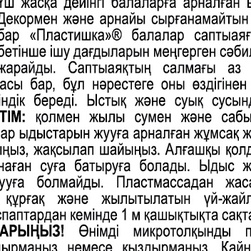
#> input picture Печать_этикеток/извлеченные_элементы/пиктограммы/Recycling/01_circle_0.jpg, 251 x 251 px, shrunk from 352 x 352 before the run
$ python -i process_labels_enhanced.py   (imports and definitions only)
#> lines starting #> are read from the running program, lines starting #| are printed output that depends on the picture; after the words box and inside, x2 and y2 are one past the last pixel; in counts of white or black regions, pixels touching at a corner belong together
"""
Улучшенный скрипт для обработки этикеток.
Определяет бренды, пиктограммы брендов и выделяет текстовые блоки.
"""

import os
import re
import pandas as pd
from pathlib import Path
from PIL import Image
import cv2
import numpy as np
from typing import List, Dict, Tuple, Optional
import pytesseract
from collections import defaultdict

# Настройка пути к Tesseract OCR
TESSERACT_FOUND = False
# [15 lines not run here, left out]

# Настройка путей
CATALOGS = [
    r"\\fileserver\public\_Дизайнеры\ЯЯЯПроцессы\Design_Work\Маркировочные",
    r"\\fileserver\public\_Маркировочные_этикетки"
]

SOURCE_DIR = r"\\fileserver\public\_Проекты\Честный_знак\02_Исходные_материалы\Печать_этикеток"

# Находим папки с брендами и пиктограммами
BRANDS_DIR = None
PICTOGRAMS_DIR = None

# [9 lines not run here, left out]

# Регулярное выражение для извлечения артикула
ARTICLE_PATTERN = re.compile(r'\d{4,}')

# Ограничение для теста
MAX_ARTICLES_TO_PROCESS = 3
MAX_FILES_PER_ARTICLE = 1

# Загрузка брендов и пиктограмм
def load_brands() -> Dict[str, Dict]:
    """Загружает список брендов из каталога"""
    brands = {}

    # Находим папку с брендами
    brands_path = None
    if BRANDS_DIR and os.path.exists(BRANDS_DIR):
        brands_path = BRANDS_DIR
    elif os.path.exists(SOURCE_DIR):
        for item in os.listdir(SOURCE_DIR):
            item_path = os.path.join(SOURCE_DIR, item)
            if os.path.isdir(item_path) and ('бренд' in item.lower() or 'brand' in item.lower()):
                brands_path = item_path
                break

    if not brands_path:
        return brands

    try:
        for file in os.listdir(brands_path):
            if file.lower().endswith(('.png', '.jpg', '.jpeg', '.svg')):
                brand_name = os.path.splitext(file)[0]
                brand_key = brand_name.lower().replace(' ', '_').replace('-', '_')
                brands[brand_key] = {
                    'name': brand_name,
                    'filename': file,
                    'keywords': [brand_name.lower(), brand_key]
                }
                # Добавляем варианты написания
                if ' ' in brand_name:
                    brands[brand_key]['keywords'].extend(brand_name.lower().split())
                if '-' in brand_name:
                    brands[brand_key]['keywords'].extend(brand_name.lower().split('-'))
    except Exception as e:
        print(f"Ошибка при загрузке брендов: {e}")

    return brands

def load_pictograms() -> Dict[str, Dict]:
    """Загружает список пиктограмм из каталога"""
    pictograms = {}

    # Находим папку с пиктограммами
    pictograms_path = None
    if PICTOGRAMS_DIR and os.path.exists(PICTOGRAMS_DIR):
        pictograms_path = PICTOGRAMS_DIR
    elif os.path.exists(SOURCE_DIR):
        for item in os.listdir(SOURCE_DIR):
            item_path = os.path.join(SOURCE_DIR, item)
            if os.path.isdir(item_path) and ('пиктограмм' in item.lower() or 'pictogram' in item.lower()):
                pictograms_path = item_path
                break

    if not pictograms_path:
        return pictograms

    try:
        for file in os.listdir(pictograms_path):
            if file.lower().endswith(('.png', '.jpg', '.jpeg', '.svg')):
                pictogram_name = os.path.splitext(file)[0]
                pictogram_key = pictogram_name.lower().replace(' ', '_').replace('-', '_')
                pictograms[pictogram_key] = {
                    'name': pictogram_name,
                    'filename': file
                }
    except Exception as e:
        print(f"Ошибка при загрузке пиктограмм: {e}")

    return pictograms

# Загружаем бренды и пиктограммы
BRANDS = load_brands()
PICTOGRAMS_DB = load_pictograms()

# [2 lines not run here, left out]

# [34 lines left out: functions extract_article_from_filename, scan_catalogs, not called in this run]

def preprocess_image_for_ocr(img: np.ndarray) -> np.ndarray:
    """Предобработка изображения для улучшения OCR."""
    if len(img.shape) == 3:
        gray = cv2.cvtColor(img, cv2.COLOR_BGR2GRAY)
    else:
        gray = img.copy()

    clahe = cv2.createCLAHE(clipLimit=2.0, tileGridSize=(8, 8))
    enhanced = clahe.apply(gray)
    denoised = cv2.fastNlMeansDenoising(enhanced, None, 10, 7, 21)
    _, binary = cv2.threshold(denoised, 0, 255, cv2.THRESH_BINARY + cv2.THRESH_OTSU)

    return binary

# [114 lines left out: functions extract_text_blocks, detect_brand, detect_brand_pictogram, not called in this run]

def detect_pictograms(image_path: str) -> List[str]:
    """Определяет пиктограммы на изображении."""
    detected = []

    try:
        if not os.path.exists(image_path):
            return detected

        try:
            pil_img = Image.open(image_path)
#> pil_img is the input picture: PIL image 251x251 RGB; mean R, G, B 198.8, 198.8, 198.9
            img_array = np.array(pil_img)
            if len(img_array.shape) == 3:
                img = cv2.cvtColor(img_array, cv2.COLOR_RGB2BGR)
            else:
                img = img_array
        except:
            img = cv2.imread(image_path)
            if img is None:
                return detected

        processed_img = preprocess_image_for_ocr(img)
#> in preprocess_image_for_ocr, `_, binary = cv2.threshold(denoised, 0, 255, cv2.THRESH_BINARY + cv2.TH..`:
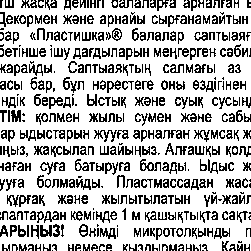
#> binary: shape (251, 251); 73.5% white; black in thin lines or dots

        text = ""
        if TESSERACT_FOUND:
            try:
                text = pytesseract.image_to_string(processed_img, lang='rus+eng', config='--psm 6')
            except:
                try:
                    text = pytesseract.image_to_string(processed_img, config='--psm 6')
                except:
                    pass

        text_lower = text.lower()

        # Ищем пиктограммы из базы данных
        for pict_key, pict_info in PICTOGRAMS_DB.items():
            pict_name_lower = pict_info['name'].lower()
            if pict_name_lower in text_lower:
                detected.append(pict_info['name'])

        # Геометрический анализ
        gray = cv2.cvtColor(img, cv2.COLOR_BGR2GRAY) if len(img.shape) == 3 else img
        edges = cv2.Canny(gray, 50, 150)
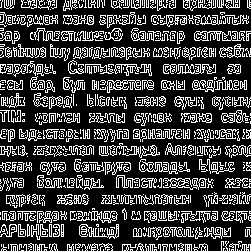
#> edges: shape (251, 251); 25.4% white in thin lines or dots
        contours, _ = cv2.findContours(edges, cv2.RETR_EXTERNAL, cv2.CHAIN_APPROX_SIMPLE)
#> contours = 679 contours, 580 with area under 20; largest, box (x1, y1, x2, y2) and area: (194, 31, 245, 41) 212, (163, 178, 207, 190) 190, (88, 211, 118, 223) 176, (106, 80, 141, 93) 174, (109, 143, 160, 158) 164

        for contour in contours:
            approx = cv2.approxPolyDP(contour, 0.02 * cv2.arcLength(contour, True), True)
            if len(approx) == 3:
                if 'warning' not in [d.lower() for d in detected]:
                    detected.append('Warning')
#> this loop made 679 passes
#> approx on passes 1 to 3: [[239, 250]], [[225, 250]], [[203, 250]]
#> after the loop, detected = ['Warning']

        circles = cv2.HoughCircles(gray, cv2.HOUGH_GRADIENT, 1, 20,
                                   param1=50, param2=30, minRadius=15, maxRadius=200)
#> circles = 117 rows, first 8: [115.5, 122.5, 108.2], [147.5, 146.5, 99.1], [145.5, 104.5, 97.3], [139.5, 82.5, 95.9], [98.5, 138.5, 91], [164.5, 95.5, 91.5], [111.5, 155.5, 88.7], [87.5, 163.5, 83.8]

        if circles is not None and len(circles[0]) >= 3:
            if 'recycling' not in [d.lower() for d in detected]:
                detected.append('Recycling')

    except Exception as e:
        print(f"  Ошибка при обработке: {e}")

    return detected

# [143 lines left out: functions extract_text_from_label, process_labels, not called in this run]

# [2 lines not run here, left out]

>>> result = detect_pictograms('извлеченные_элементы/пиктограммы/Recycling/01_circle_0.jpg')
#> result = ['Warning', 'Recycling']
